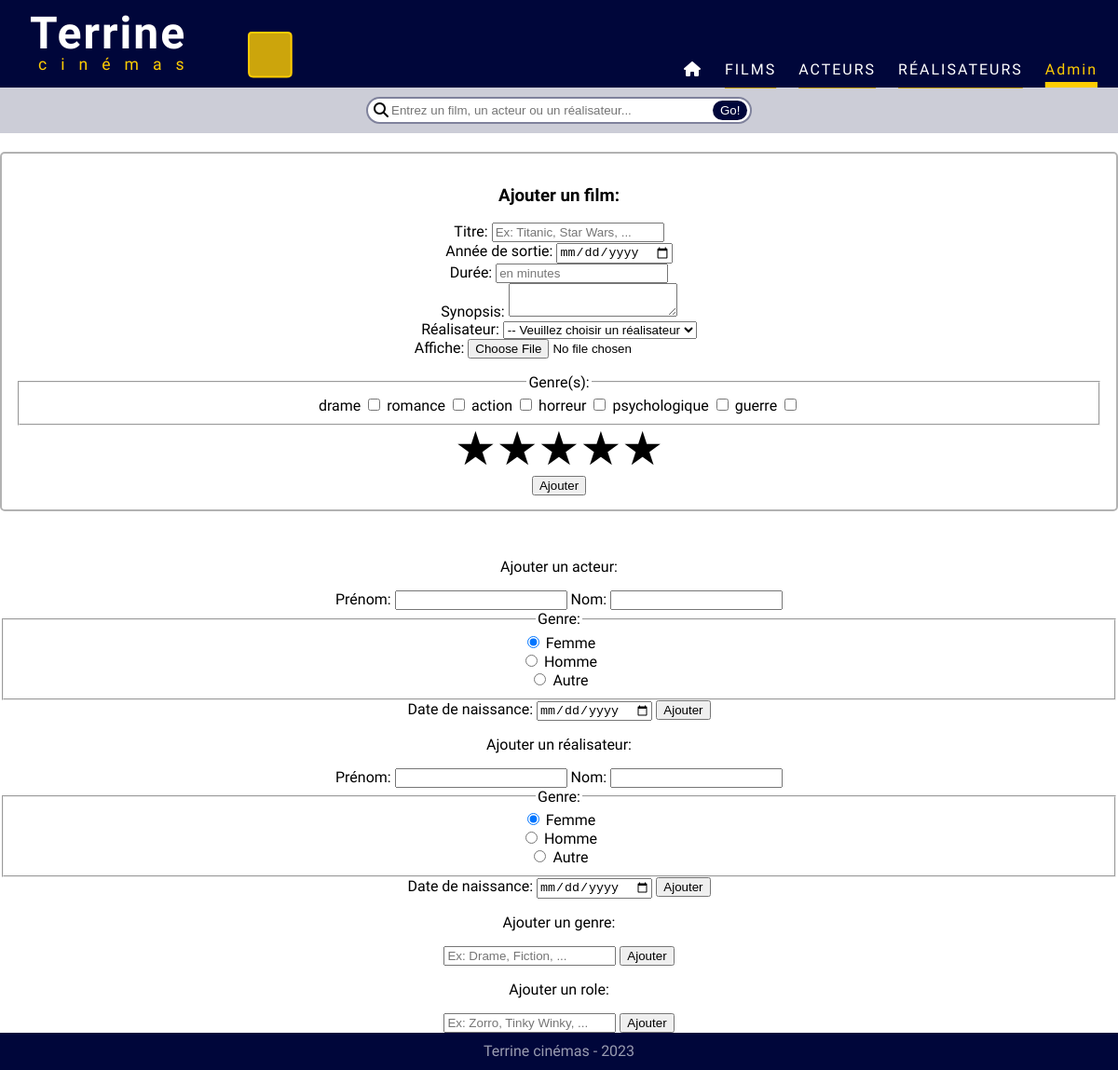
Screenshot of /index.php?action=admin with the database file from the repository.
### tables this page shows
CREATE TABLE IF NOT EXISTS `movie_genre` (
  `movieGenre_id` int NOT NULL AUTO_INCREMENT,
  `movieGenre_label` varchar(150) NOT NULL DEFAULT '0',
  `genreImgUrl` varchar(150) DEFAULT NULL,
  `genreColor` varchar(50) DEFAULT 'black',
  PRIMARY KEY (`movieGenre_id`)
);

### controller/AdminController.php (called while the page is built, shortened)
<?php
    class adminController {
        public function getAdmin() {
            $pdo = Connect::seConnecter();
            $requestGenre = $pdo->query("
                SELECT movieGenre_id, movieGenre_label, genreImgUrl, genreColor
                FROM movie_genre
            ");
            require "view/admin.php";
        }
    }

### view/admin.php (the view, shortened to what this page needs)
<?php
    $genreList = $requestGenre->fetchAll();
?>
    <form class="form" action="index.php?action=addMovie" method="POST" enctype="multipart/form-data">
        <h3>Ajouter un film:</h3>
        <div>
            <label for="movieTitle">Titre:</label>
            <input name="movieTitle" type="text" placeholder="Ex: Titanic, Star Wars, ...">
        </div>
        <div>
            <label for="moviePublishDate">Année de sortie:</label>
            <input name="moviePublishDate" type="date">
        </div>
        <div>
            <label for="movieLength">Durée:</label>
            <input name="movieLength" type="number" placeholder="en minutes">
        </div>
        <div>
            <label for="movieSynopsis">Synopsis:</label>
            <textarea name="movieSynopsis"></textarea>
        </div>
        <div>
            <label for="movieDirector">Réalisateur:</label>
            <select name="movieDirector">
                <option value="">-- Veuillez choisir un réalisateur</option>
            </select>
        </div>
        <div>
            <label for="file">Affiche:</label>
            <input type="file" id="file" name="file" accept="image/png, image/jpeg">
        </div>
        <div>
            <fieldset>
                <legend>Genre(s):</legend>
                <?php
                foreach($genreList as $genre) {
                ?>
                    <label for="<?= $genre["movieGenre_id"] ?>"><?= $genre["movieGenre_label"] ?></label>
                    <input value="<?= $genre["movieGenre_id"] ?>" name="genre[]" id="<?= $genre["movieGenre_id"] ?>" type="checkbox">
                <?php
                }
                ?>
            </fieldset>
        </div>
        <div class="rating">
            <label>
                <span class="icon">★</span>
            </label>
            <label>
                <span class="icon">★</span>
                <span class="icon">★</span>
            </label>
            <label>
                <span class="icon">★</span>
                <span class="icon">★</span>
                <span class="icon">★</span>
            </label>
            <label>
                <span class="icon">★</span>
                <span class="icon">★</span>
                <span class="icon">★</span>
                <span class="icon">★</span>
            </label>
            <label>
                <span class="icon">★</span>
                <span class="icon">★</span>
                <span class="icon">★</span>
                <span class="icon">★</span>
                <span class="icon">★</span>
            </label>
        </div>
        <br>
        <input type="submit" name="submit" value="Ajouter">
    </form>
    <br>
    <p>Ajouter un acteur:</p>
    <form action="index.php?action=addActor" method="post">
        <label for="actorFirstName">Prénom:</label>
        <input name="actorFirstName" id="actorFirstName" type="text" placeholder="">
        <label for="actorLastName">Nom:</label>
        <input name="actorLastName" id="actorLastName" type="text" placeholder="">
        <fieldset>
            <legend>Genre:</legend>
            <div>
                <input type="radio" id="femme" name="actorGender" value="femme"
                        checked>
                <label for="femme">Femme</label>
            </div>
            <div>
                <input type="radio" id="homme" name="actorGender" value="homme">
                <label for="homme">Homme</label>
            </div>
            <div>
                <input type="radio" id="autre" name="actorGender" value="autre">
                <label for="autre">Autre</label>
            </div>
        </fieldset>
        <label for="actorBirthDate">Date de naissance:</label>
        <input name="actorBirthDate" id="actorBirthDate" type="date" placeholder="">
        <input type="submit" name="submit" value="Ajouter">
    </form>
    <p>Ajouter un réalisateur:</p>
    <form action="index.php?action=addDirector" method="post">
        <label for="dirFirstName">Prénom:</label>
        <input name="dirFirstName" id="dirFirstName" type="text" placeholder="">
        <label for="dirLastName">Nom:</label>
        <input name="dirLastName" id="dirLastName" type="text" placeholder="">
        <fieldset>
            <legend>Genre:</legend>
            <div>
                <input type="radio" id="femme" name="dirGender" value="femme"
                        checked>
                <label for="femme">Femme</label>
            </div>
            <div>
                <input type="radio" id="homme" name="dirGender" value="homme">
                <label for="homme">Homme</label>
            </div>
            <div>
                <input type="radio" id="autre" name="dirGender" value="autre">
                <label for="autre">Autre</label>
            </div>
        </fieldset>
        <label for="dirBirthDate">Date de naissance:</label>
        <input name="dirBirthDate" id="dirBirthDate" type="date" placeholder="">
        <input type="submit" name="submit" value="Ajouter">
    </form>
    <p>Ajouter un genre:</p>
    <form action="index.php?action=addGenre" method="post">
        <input name="genreTitle" type="text" placeholder="Ex: Drame, Fiction, ...">
        <input type="submit" name="submit" value="Ajouter">
    </form>
    <p>Ajouter un role:</p>
    <form action="index.php?action=addRole" method="post">
        <input name="roleName" type="text" placeholder="Ex: Zorro, Tinky Winky, ...">
        <input type="submit" name="submit" value="Ajouter">
    </form>
<?php
    require "view/template.php";
?>

### public/css/style.css (style rules this page uses)
:root { --primary-color: #00063a; --secondary-color: #FECC02; }
body { margin: 0; animation: fadeIn 0.5s ease forwards; }
.form { padding: 15px; border-radius: 5px; border: 2px solid rgba(0, 0, 0, 0.3); margin: 15px auto; }
.rating { display: inline-block; position: relative; height: 50px; line-height: 50px; font-size: 50px; }
.rating label { position: absolute; top: 0; left: 0; height: 100%; cursor: pointer; }
.rating label:last-child { position: static; }
.rating label:nth-child(1) { z-index: 5; }
.rating label:nth-child(2) { z-index: 4; }
.rating label:nth-child(3) { z-index: 3; }
.rating label:nth-child(4) { z-index: 2; }
.rating label:nth-child(5) { z-index: 1; }
.rating label .icon { float: left; color: transparent; }
.rating label:last-child .icon { color: #000; }

### rows the page displays
movie_genre: movieGenre_label "drame"
movie_genre: movieGenre_label "romance"
movie_genre: movieGenre_label "action"
movie_genre: movieGenre_label "horreur"
movie_genre: movieGenre_label "psychologique"
movie_genre: movieGenre_label "guerre"
